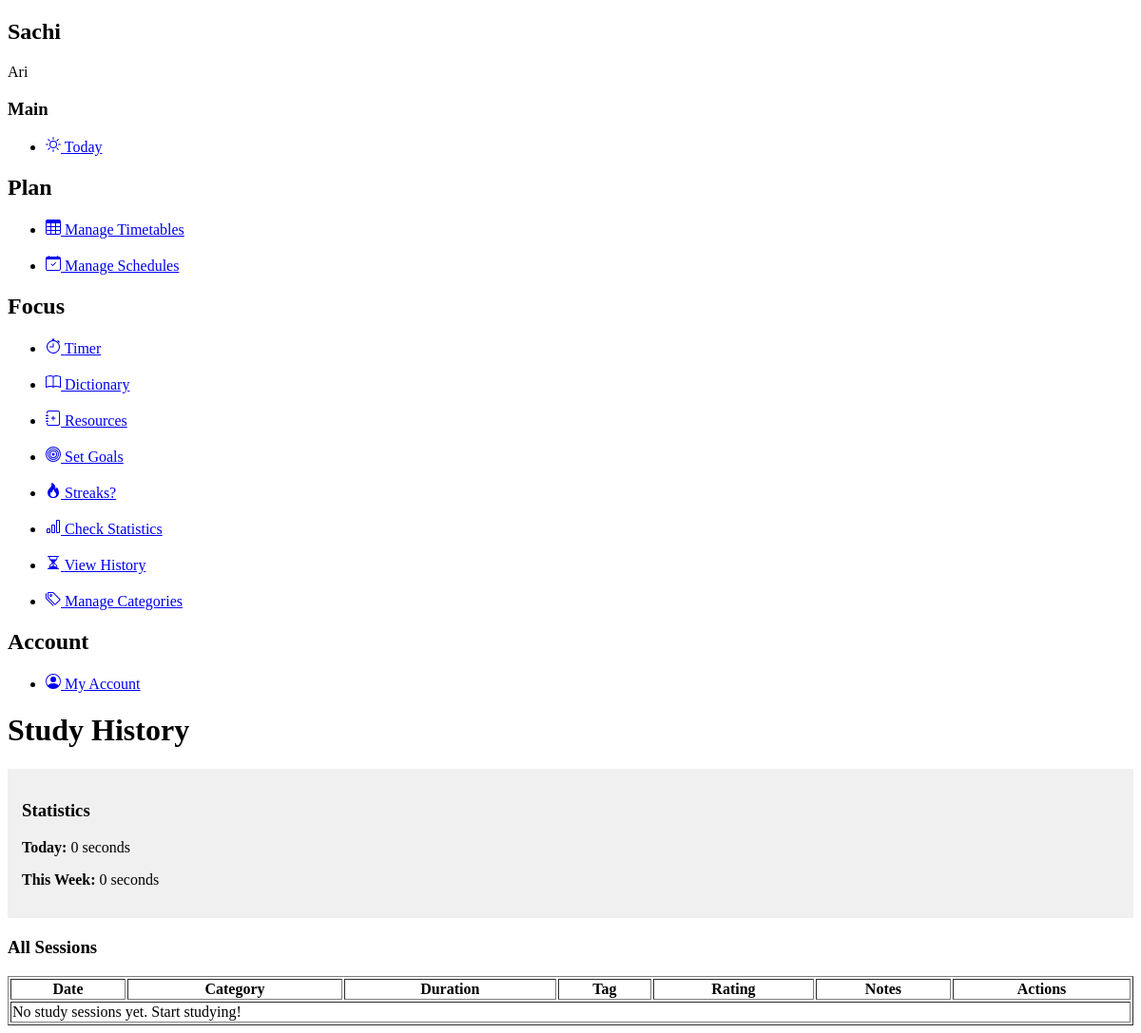
Before: /study/history/ (signed in) with the older database file.
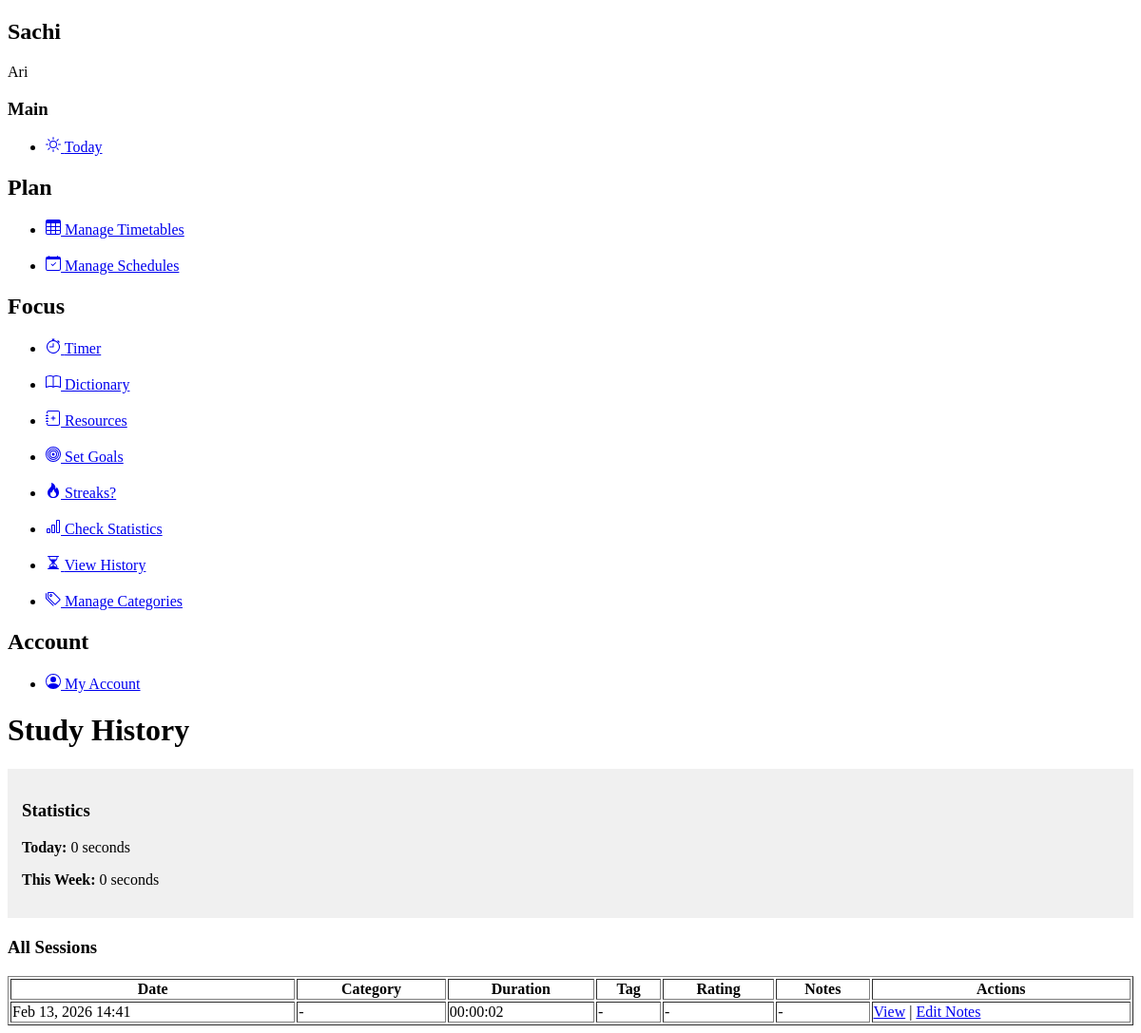
After: the same page with the newer database file.
### planner/models.py (models this page shows, shortened)
class StudySession(models.Model):
    SESSION_TAG_CHOICES = [
        ('productive', 'Productive'),
        ('struggled', 'Struggled'),
        ('review', 'Review'),
        ('learning', 'Learning New Material'),
        ('distracted', 'Distracted'),
    ]
    user = models.ForeignKey(User, on_delete=models.CASCADE)
    category = models.ForeignKey(StudyCategory, on_delete=models.SET_NULL, null=True, blank=True)
    start_time = models.DateTimeField()
    end_time = models.DateTimeField(null=True, blank=True)
    duration_seconds = models.IntegerField(default=0)
    paused_seconds = models.IntegerField(default=0)  # time spent paused
    is_paused = models.BooleanField(default=False)  # currently paused
    pause_start = models.DateTimeField(null=True, blank=True)  # when pause started
    notes = models.TextField(blank=True, null=True)
    session_tag = models.CharField(max_length=20, choices=SESSION_TAG_CHOICES, blank=True, null=True)  # NEW
    productivity_rating = models.IntegerField(null=True, blank=True)  # 1-5 rating
    is_active = models.BooleanField(default=True)
    is_pomodoro = models.BooleanField(default=False)
    pomodoros_completed = models.IntegerField(default=0)
    created_at = models.DateTimeField(auto_now_add=True)
    def get_duration_display(self):
        hours = self.duration_seconds // 3600
        minutes = (self.duration_seconds % 3600) // 60
        seconds = self.duration_seconds % 60
        return f"{hours:02d}:{minutes:02d}:{seconds:02d}"
    class Meta:
        ordering = ['-start_time']

### planner/views/study_views.py (the view)
# urls.py: path('study/history/', views.study_history, name='study_history'),
@login_required(login_url='planner:login')
def study_history(request):
    sessions = StudySession.objects.filter(user=request.user, is_active=False)
    today = timezone.now().date()
    today_total = sessions.filter(start_time__date=today).aggregate(
        total=Sum('duration_seconds'))['total'] or 0
    week_start = today - timedelta(days=today.weekday())
    week_total = sessions.filter(start_time__date__gte=week_start).aggregate(
        total=Sum('duration_seconds'))['total'] or 0
    return render(request, 'study/history.html', {
        'sessions': sessions,
        'today_total': today_total,
        'week_total': week_total,
    })

### planner/templates/study/history.html (shortened to what this page needs)
{% extends 'base.html' %}
{% block content %}
    <h1>Study History</h1>
    <div style="background-color: #f0f0f0; padding: 15px; margin: 20px 0;">
        <h3>Statistics</h3>
        <p><strong>Today:</strong> {{ today_total }} seconds</p>
        <p><strong>This Week:</strong> {{ week_total }} seconds</p>
    </div>
    <h3>All Sessions</h3>
    <table border="1" style="width: 100%;">
    <thead>
        <tr>
            <th>Date</th>
            <th>Category</th>
            <th>Duration</th>
            <th>Tag</th>
            <th>Rating</th>
            <th>Notes</th>
            <th>Actions</th>
        </tr>
    </thead>
    <tbody>
        {% for session in sessions %}
        <tr>
            <td>{{ session.start_time|date:"M d, Y H:i" }}</td>
            <td>{% if session.category %}{{ session.category.name }}{% else %}-{% endif %}</td>
            <td>{{ session.get_duration_display }}</td>
            <td>
                {% if session.session_tag %}
                    {{ session.get_session_tag_display }}
                {% else %}
                    -
                {% endif %}
            </td>
            <td>
                {% if session.productivity_rating %}
                    {{ session.productivity_rating }}/5
                {% else %}
                    -
                {% endif %}
            </td>
            <td>{{ session.notes|default:"-"|truncatewords:10 }}</td>
            <td>
                <a href="{% url 'planner:view_session' session.id %}">View</a> |
                <a href="{% url 'planner:edit_session_notes' session.id %}">Edit Notes</a>
            </td>
        </tr>
        {% empty %}
        <tr>
            <td colspan="7">No study sessions yet. Start studying!</td>
        </tr>
        {% endfor %}
    </tbody>
</table>
{% endblock %}

Changed rows visible on the page:
added StudySession: start_time "Feb 13, 2026 14:41", duration "00:00:02", notes "-"
Other visible differences:
text no longer shown: "No study sessions yet. Start studying!"
